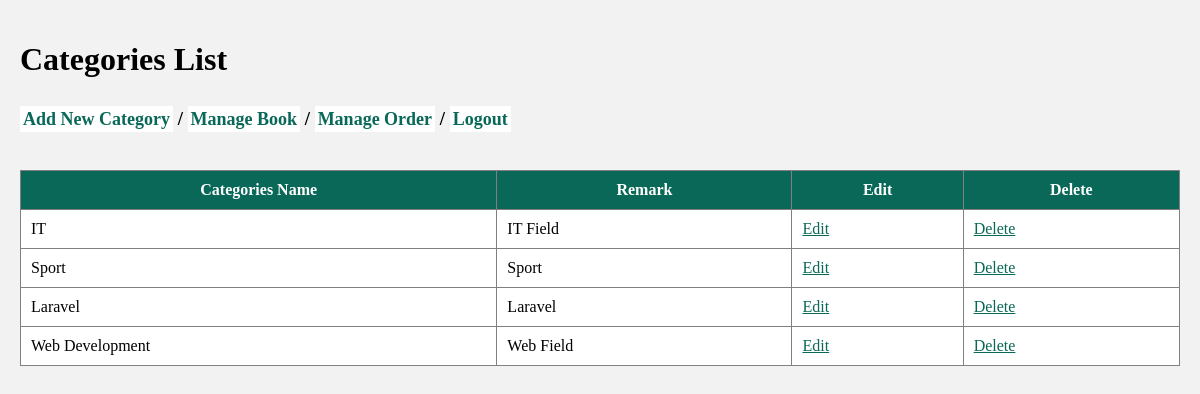
Page /admin/cat-list.php on the committed database.
### tables this page shows
CREATE TABLE `categories` (
  `id` int(11) NOT NULL,
  `name` varchar(255) NOT NULL,
  `remark` text NOT NULL,
  `created_date` datetime NOT NULL,
  `modified_date` datetime NOT NULL
);

### admin/cat-list.php (the view, shortened to what this page needs)
<!DOCTYPE html>
<html lang="en">
<head>
    <link rel="stylesheet" href="css/style.css">
</head>
<body>
    <h1>Categories List</h1>
    <h3 class="menu">
        <a href="cat-add.php">Add New Category</a>&nbsp;/
        <a href="book-list.php">Manage Book</a>&nbsp;/
        <a href="order.php">Manage Order</a>&nbsp;/
        <a href="logout.php">Logout</a>
    </h3>
    <?php
    include('confs/config.php');
    $result=mysqli_query($conn,"SELECT * FROM categories");
    ?>
    <table width="80%" border="1px" align="center">
        <th>Categories Name</th>
        <th>Remark</th>
        <th>Edit</th>
        <th>Delete</th>
        <?php while($row=mysqli_fetch_assoc($result)):
        ?>
        <tr>
            <td><?php echo $row['name']?></td>
            <td><?php echo $row['remark']?></td>
            <td class='edit'><a href="cat-edit.php?id=<?php echo $row['id']?>">Edit</a></td>
            <td class='del'><a href="cat-del.php?id=<?php echo $row['id']?>">Delete</a></td>
        </tr>
        <?php endwhile ?>
    </table>
</body>
</html>

### admin/css/style.css (style rules this page uses)
html, body { margin: auto 0; background: #F2F2F2; box-sizing: border-box; padding: 10px; }
.menu { margin: 30px 0px 40px 0px; }
.menu a { text-decoration: none; color: #096858; background: white; padding: 3px; font-size: 18px; }
table { width: 100%; border-collapse: collapse; background-color: white; }
th { background: #096858; color: white; }
th, td, tr { padding: 10px; }
.edit a, .del a { color: #096858; }

### rows in the picture
categories: name "IT", remark "IT Field"
categories: name "Sport", remark "Sport"
categories: name "Laravel", remark "Laravel"
categories: name "Web Development", remark "Web Field"
